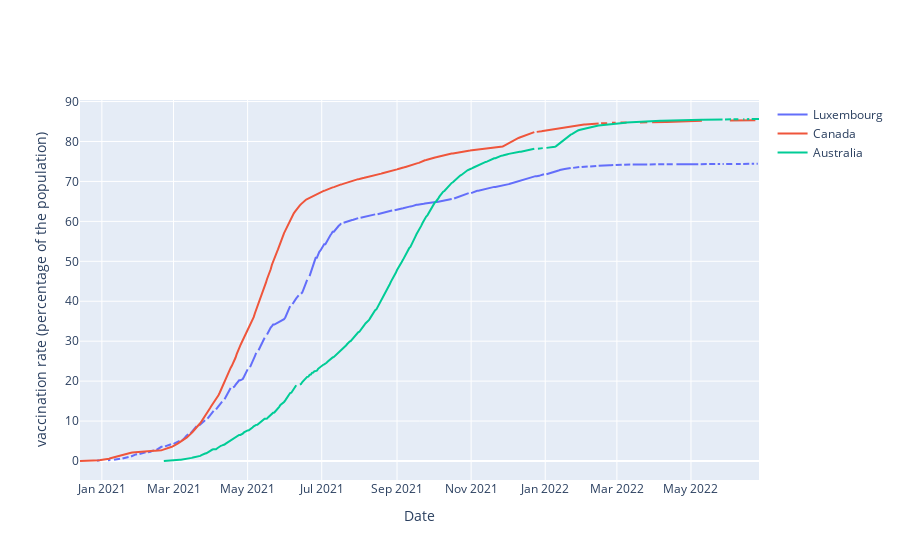

Write notebook code for a chart like this one.
### Code cell
import plotly.graph_objects as impfung
vrc=vaccination_rate['location']=='Canada'
vrl=vaccination_rate['location']=='Luxembourg'
vra=vaccination_rate['location']=='Australia'
l_vc=vaccination_rate[vrl]
c_vc=vaccination_rate[vrc]
a_vc=vaccination_rate[vra]
impfanzahl=impfung.Figure()
impfanzahl.add_trace(impfung.Scatter(x=l_vc.date,y=l_vc.people_vaccinated/646785*100,name='Luxembourg'))
impfanzahl.add_trace(impfung.Scatter(x=c_vc.date,y=c_vc.people_vaccinated/38406680*100,name='Canada'))
impfanzahl.add_trace(impfung.Scatter(x=a_vc.date,y=a_vc.people_vaccinated/26097902*100,name='Australia'))
impfanzahl.update_layout(xaxis_title="Date", yaxis_title="vaccination rate (percentage of the population)")

### Figure 1 — Plotly figure (JSON) as saved in the notebook; plotly's stock layout.template omitted (floating-point values rounded to 4 significant figures; data arrays with more than 128 entries replaced by an {"elided": "..."} marker saying what was removed)
{"data": [{"name": "Luxembourg", "type": "scatter", "x": {"elided": "545 str values"}, "y": {"elided": "545 float values"}}, {"name": "Canada", "type": "scatter", "x": {"elided": "557 str values"}, "y": {"elided": "557 float values"}}, {"name": "Australia", "type": "scatter", "x": {"elided": "491 str values"}, "y": {"elided": "491 float values"}}], "layout": {"xaxis": {"title": {"text": "Date"}}, "yaxis": {"title": {"text": "vaccination rate (percentage of the population)"}}}}
